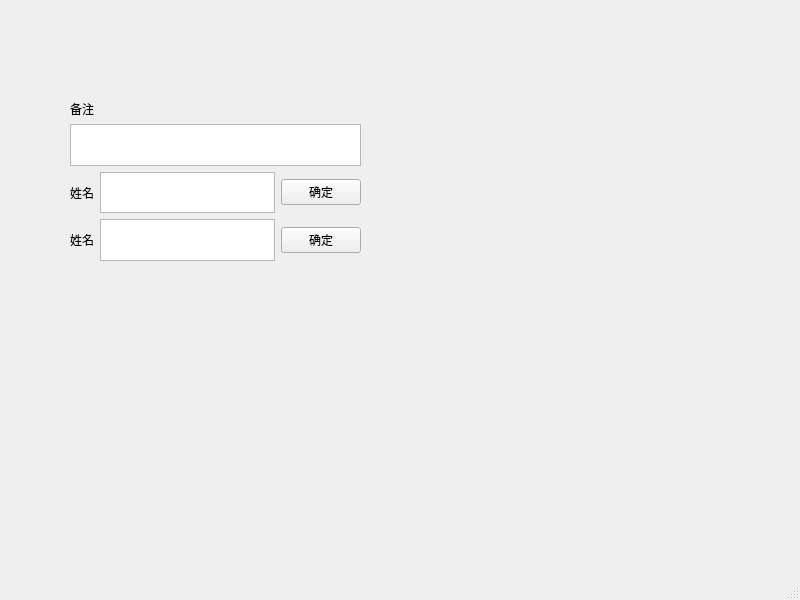
<?xml version="1.0" encoding="UTF-8"?>
<ui version="4.0">
 <class>MainWindow</class>
 <widget class="QMainWindow" name="MainWindow">
  <property name="geometry">
   <rect>
    <x>0</x>
    <y>0</y>
    <width>800</width>
    <height>600</height>
   </rect>
  </property>
  <property name="windowTitle">
   <string>MainWindow</string>
  </property>
  <widget class="QWidget" name="centralwidget">
   <widget class="QWidget" name="">
    <property name="geometry">
     <rect>
      <x>70</x>
      <y>100</y>
      <width>291</width>
      <height>161</height>
     </rect>
    </property>
    <layout class="QVBoxLayout" name="verticalLayout">
     <item>
      <widget class="QLabel" name="label">
       <property name="text">
        <string>备注</string>
       </property>
      </widget>
     </item>
     <item>
      <widget class="QTextEdit" name="textEdit"/>
     </item>
     <item>
      <layout class="QHBoxLayout" name="horizontalLayout">
       <item>
        <widget class="QLabel" name="label_2">
         <property name="text">
          <string>姓名</string>
         </property>
        </widget>
       </item>
       <item>
        <widget class="QTextEdit" name="textEdit_2"/>
       </item>
       <item>
        <widget class="QPushButton" name="pushButton">
         <property name="text">
          <string>确定</string>
         </property>
        </widget>
       </item>
      </layout>
     </item>
     <item>
      <layout class="QHBoxLayout" name="horizontalLayout_2">
       <item>
        <widget class="QLabel" name="label_3">
         <property name="text">
          <string>姓名</string>
         </property>
        </widget>
       </item>
       <item>
        <widget class="QTextEdit" name="textEdit_3"/>
       </item>
       <item>
        <widget class="QPushButton" name="pushButton_2">
         <property name="text">
          <string>确定</string>
         </property>
        </widget>
       </item>
      </layout>
     </item>
    </layout>
   </widget>
  </widget>
  <widget class="QMenuBar" name="menubar">
   <property name="geometry">
    <rect>
     <x>0</x>
     <y>0</y>
     <width>800</width>
     <height>24</height>
    </rect>
   </property>
  </widget>
  <widget class="QStatusBar" name="statusbar"/>
 </widget>
 <resources/>
 <connections/>
</ui>
